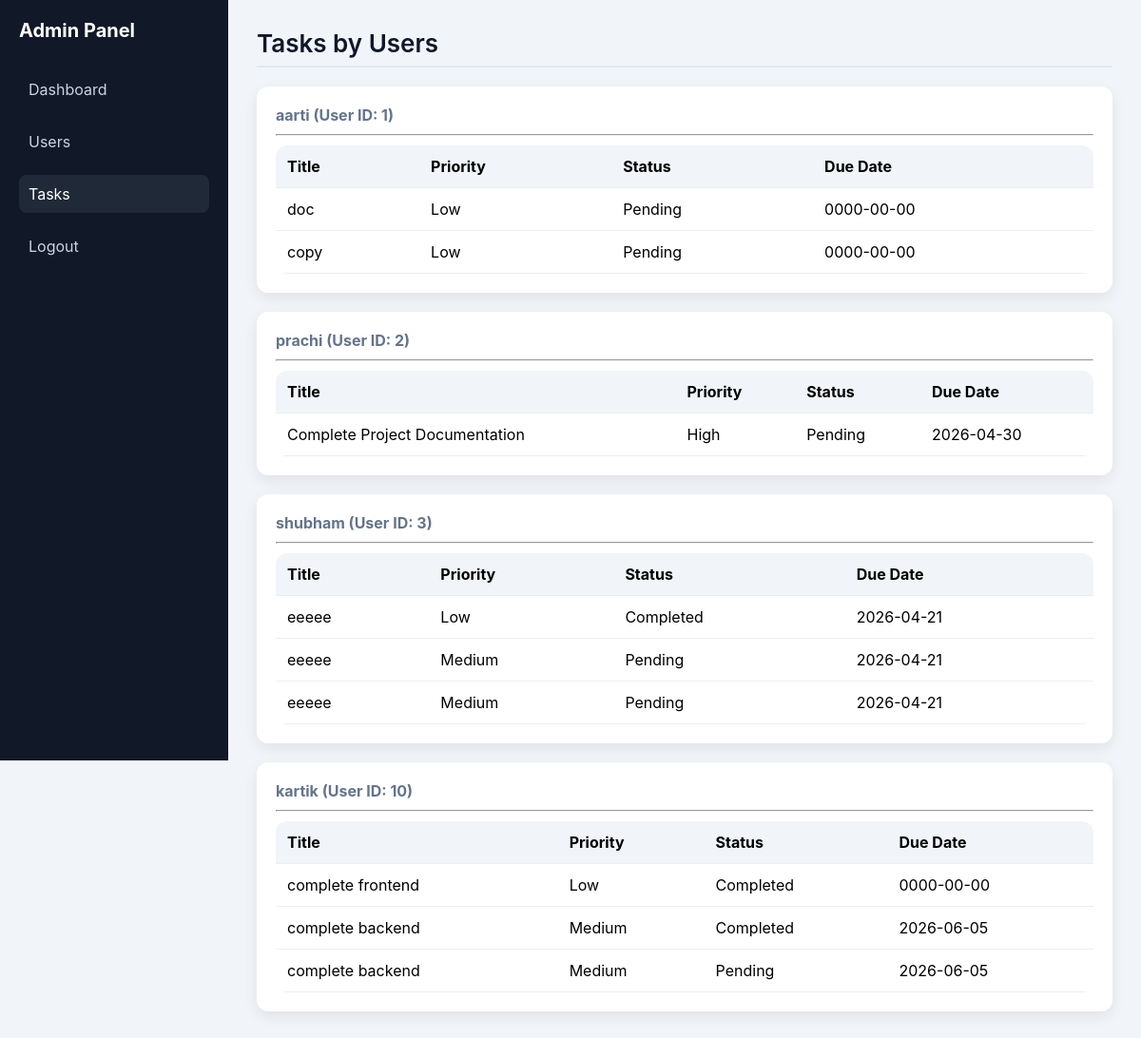
Screenshot of /Admin/tasks.php (signed in) with the database file from the repository.
### tables this page shows
CREATE TABLE `users` (
  `id` int(11) NOT NULL,
  `name` varchar(100) DEFAULT NULL,
  `email` varchar(100) DEFAULT NULL,
  `password` varchar(255) DEFAULT NULL,
  `role` varchar(20) DEFAULT 'user'
);

CREATE TABLE `tasks` (
  `id` int(11) NOT NULL,
  `user_id` int(11) DEFAULT NULL,
  `title` varchar(255) DEFAULT NULL,
  `description` text DEFAULT NULL,
  `status` enum('Pending','Completed') DEFAULT 'Pending',
  `priority` enum('Low','Medium','High') DEFAULT NULL,
  `due_date` date DEFAULT NULL,
  `category` varchar(100) DEFAULT NULL
);

### Admin/tasks.php (the view, shortened to what this page needs)
<?php
include("../config/db.php");
$users = $conn->query("SELECT * FROM users WHERE role != 'admin'");
?>
<!DOCTYPE html>
<html>
<head>
    <link rel="stylesheet" href="../assets/css/admin.css">
</head>
<body>
<div class="container">
<div class="sidebar">
    <h2>Admin Panel</h2>
    <ul>
        <li><a href="dashboard.php">Dashboard</a></li>
        <li><a href="users.php">Users</a></li>
        <li><a href="tasks.php" class="active">Tasks</a></li>
        <li><a href="../auth/logout.php">Logout</a></li>
    </ul>
</div>
<div class="main">
<div class="header">Tasks by Users</div>
<?php while($user = $users->fetch_assoc()): ?>
    <div class="card" style="margin-bottom:20px;">
        <h3>
            <?php echo $user['name']; ?>
            (User ID: <?php echo $user['id']; ?>)
        </h3>
        <hr style="margin:10px 0;">
        <?php
        $tasks = $conn->query("SELECT * FROM tasks WHERE user_id='{$user['id']}'");
        ?>
        <?php if ($tasks->num_rows > 0): ?>
            <table>
                <tr>
                    <th>Title</th>
                    <th>Priority</th>
                    <th>Status</th>
                    <th>Due Date</th>
                </tr>
                <?php while($task = $tasks->fetch_assoc()): ?>
                <tr>
                    <td><?php echo $task['title']; ?></td>
                    <td><?php echo $task['priority']; ?></td>
                    <td><?php echo ucfirst($task['status']); ?></td>
                    <td><?php echo $task['due_date']; ?></td>
                </tr>
                <?php endwhile; ?>
            </table>
        <?php else: ?>
            <p style="color:gray; margin-top:10px;">
                No tasks assigned to this user.
            </p>
        <?php endif; ?>
    </div>
<?php endwhile; ?>
</div>
</div>
</body>
</html>

### assets/css/Admin.css (style rules this page uses)
* { margin: 0; padding: 0; box-sizing: border-box; }
body { font-family: -apple-system, BlinkMacSystemFont, "Segoe UI", Arial; background: #f1f5f9; }
.container { display: flex; }
.sidebar { width: 240px; height: 100vh; background: #111827; color: #fff; padding: 20px; }
.sidebar h2 { margin-bottom: 30px; font-size: 20px; }
.sidebar ul { list-style: none; }
.sidebar ul li { margin-bottom: 15px; }
.sidebar ul li a { text-decoration: none; color: #cbd5e1; display: block; padding: 10px; border-radius: 8px; transition: 0.3s; }
.sidebar ul li a:hover, .sidebar ul li a.active { background: #1f2937; color: #fff; }
.main { flex: 1; padding: 30px; }
.header { font-size: 24px; margin-bottom: 20px; }
.card { flex: 1; background: white; padding: 20px; border-radius: 12px; box-shadow: 0 5px 15px rgba(0,0,0,0.08); }
.card h3 { font-size: 16px; color: #64748b; }
table { width: 100%; border-collapse: collapse; background: white; border-radius: 12px; overflow: hidden; }
table th, table td { padding: 12px; text-align: left; }
table th { background: #f8fafc; }
table tr { border-bottom: 1px solid #eee; }
table { margin-top: 10px; }
table { width: 100%; border-collapse: collapse; }
table th { background: #f1f5f9; padding: 12px; }
table td { padding: 12px; border-bottom: 1px solid #eee; }
.header { font-size: 26px; font-weight: 600; margin-bottom: 20px; color: #0f172a; border-bottom: 2px solid #e2e8f0; padding-bottom: 8px; }

### rows the page displays
users: name "aarti", id "1"
tasks: title "doc", priority "Low", status "Pending", due_date "0000-00-00"
tasks: title "copy", priority "Low", status "Pending", due_date "0000-00-00"
users: name "prachi", id "2"
tasks: title "Complete Project Documentation", priority "High", status "Pending", due_date "2026-04-30"
users: name "shubham", id "3"
tasks: title "eeeee", priority "Low", status "Completed", due_date "2026-04-21"
tasks: title "eeeee", priority "Medium", status "Pending", due_date "2026-04-21"
tasks: title "eeeee", priority "Medium", status "Pending", due_date "2026-04-21"
users: name "kartik", id "10"
tasks: title "complete frontend", priority "Low", status "Completed", due_date "0000-00-00"
tasks: title "complete backend", priority "Medium", status "Completed", due_date "2026-06-05"
tasks: title "complete backend", priority "Medium", status "Pending", due_date "2026-06-05"
